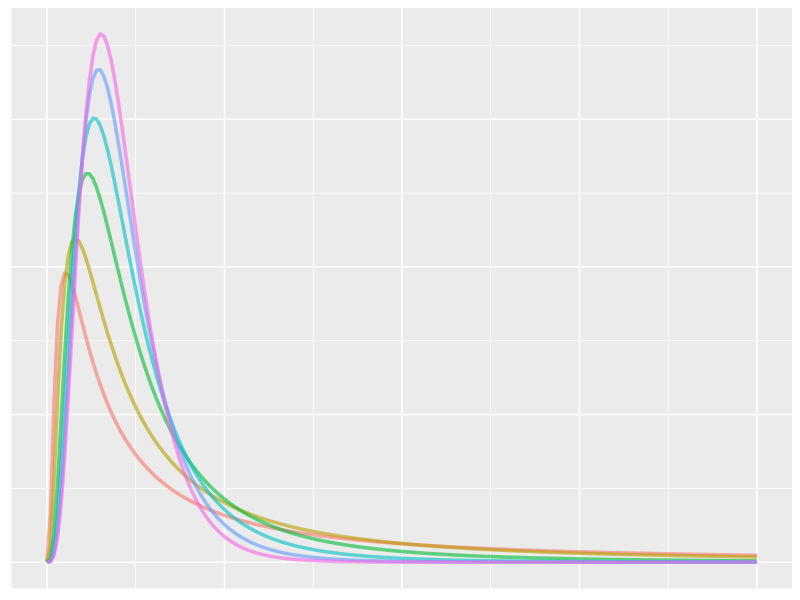

Source code (R):
library("ggplot2")
library("reshape2")
df = data.frame(xx = seq(0, 10, by = 0.05),
                yy1 = df(x = seq(0, 10, by = 0.05), df1 = 10, df2 = 1),
                yy2 = df(x = seq(0, 10, by = 0.05), df1 = 10, df2 = 2),
                yy3 = df(x = seq(0, 10, by = 0.05), df1 = 10, df2 = 5),
                yy4 = df(x = seq(0, 10, by = 0.05), df1 = 10, df2 = 10),
                yy5 = df(x = seq(0, 10, by = 0.05), df1 = 10, df2 = 20),
                yy6 = df(x = seq(0, 10, by = 0.05), df1 = 10, df2 = 40))
df_melt = melt(data = df, id.var = "xx")
head(df_melt)

ggplot(data = df_melt, 
       aes(x = xx,
           y = value,
           group = variable,
           color = variable)) + 
  geom_line(size = 1.2,
            alpha = 0.6) + 
  theme(legend.position = "none",
        axis.ticks = element_blank(),
        axis.title = element_blank(),
        axis.text = element_blank())
